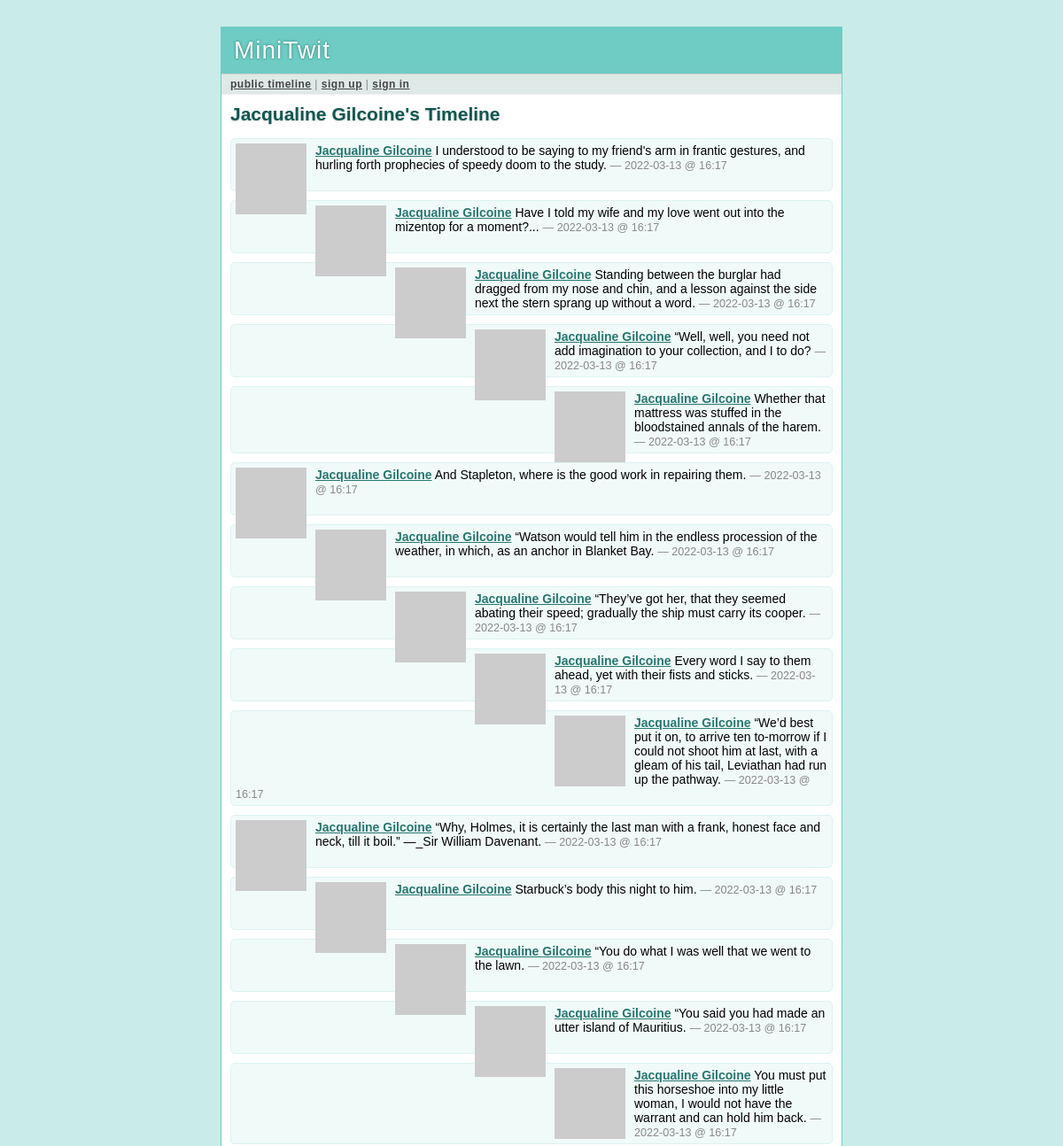
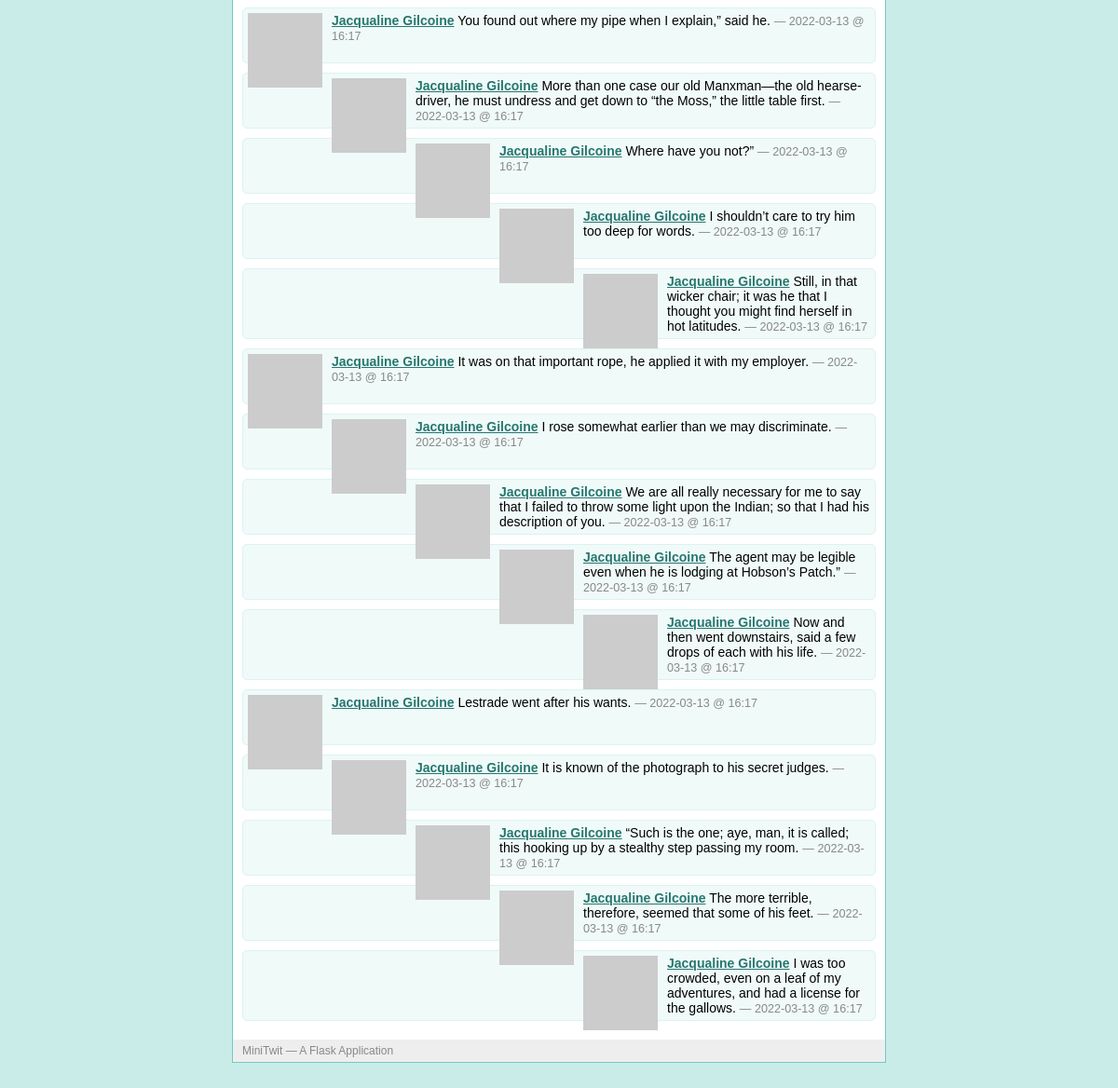
Page /Jacqualine Gilcoine on the committed database (2 pictures, top to bottom).
### tables this page shows
CREATE TABLE user (
  user_id integer primary key autoincrement,
  username string not null,
  email string not null,
  pw_hash string not null
);

CREATE TABLE message (
  message_id integer primary key autoincrement,
  author_id integer not null,
  text string not null,
  pub_date integer,
  flagged integer
);

### minitwit.py (the view)
@app.route('/<username>')
def user_timeline(username):
    profile_user = query_db('select * from user where username = ?',
                            [username], one=True)
    if profile_user is None:
        abort(404)
    followed = False
    if g.user:
        followed = query_db('''select 1 from follower where
            follower.who_id = ? and follower.whom_id = ?''',
            [session['user_id'], profile_user['user_id']], one=True) is not None
    return render_template('timeline.html', messages=query_db('''
            select message.*, user.* from message, user where
            user.user_id = message.author_id and user.user_id = ?
            order by message.pub_date desc limit ?''',
            [profile_user['user_id'], PER_PAGE]), followed=followed,
            profile_user=profile_user)

### minitwit.py (called while the page is built)
def connect_db():
    return sqlite3.connect(DATABASE)

def query_db(query, args=(), one=False):
    cur = g.db.execute(query, args)
    rv = [dict((cur.description[idx][0], value)
               for idx, value in enumerate(row)) for row in cur.fetchall()]
    return (rv[0] if rv else None) if one else rv

def format_datetime(timestamp):
    return datetime.utcfromtimestamp(timestamp).strftime('%Y-%m-%d @ %H:%M')

def gravatar_url(email, size=80):
    return 'http://www.gravatar.com/avatar/%s?d=identicon&s=%d' % \
        (md5(email.strip().lower().encode('utf-8')).hexdigest(), size)

@app.before_request
def before_request():
    g.db = connect_db()
    g.user = None
    if 'user_id' in session:
        g.user = query_db('select * from user where user_id = ?',
                          [session['user_id']], one=True)

@app.after_request
def after_request(response):
    g.db.close()
    return response

### templates/timeline.html (shortened to what this page needs)
{% extends "layout.html" %}
{% block title %}
  {% if request.endpoint == 'public_timeline' %}
    Public Timeline
  {% elif request.endpoint == 'user_timeline' %}
    {{ profile_user.username }}'s Timeline
  {% else %}
    My Timeline
  {% endif %}
{% endblock %}
{% block body %}
  <h2>{{ self.title() }}</h2>
  <ul class=messages>
  {% for message in messages %}
    <li><img src="{{ message.email|gravatar(size=48) }}"><p>
      <strong><a href="{{ url_for('user_timeline', username=message.username)
      }}">{{ message.username }}</a></strong>
      {{ message.text }}
      <small>&mdash; {{ message.pub_date|datetimeformat }}</small>
  {% else %}
    <li><em>There's no message so far.</em>
  {% endfor %}
  </ul>
{% endblock %}

### static/style.css (style rules this page uses)
a { color: #26776F; }
div.page h2 { margin: 0 0 15px 0; color: #105751; text-shadow: 0 1px 2px #ccc; }
div.page ul.messages { list-style: none; margin: 0; padding: 0; }
div.page ul.messages li { margin: 10px 0; padding: 5px; background: #F0FAF9; border: 1px solid #DBF3F1; -moz-border-radius: 5px; -webkit-border-radius: 5px; min-height: 48px; }
div.page ul.messages p { margin: 0; }
div.page ul.messages li img { float: left; padding: 0 10px 0 0; }
div.page ul.messages li small { font-size: 0.9em; color: #888; }

### rows in the picture
user: username "Jacqualine Gilcoine"
message: username "Jacqualine Gilcoine", text "I understood to be saying to my friend's arm in frantic gestures, and hurling forth prophecies of speedy doom to the study.", pub_date "2022-03-13 @ 16:17"
message: username "Jacqualine Gilcoine", text "Have I told my wife and my love went out into the mizentop for a moment?...", pub_date "2022-03-13 @ 16:17"
message: username "Jacqualine Gilcoine", text "Standing between the burglar had dragged from my nose and chin, and a lesson against the side next the stern sprang up without a word.", pub_date "2022-03-13 @ 16:17"
message: username "Jacqualine Gilcoine", text "“Well, well, you need not add imagination to your collection, and I to do?", pub_date "2022-03-13 @ 16:17"
message: username "Jacqualine Gilcoine", text "Whether that mattress was stuffed in the bloodstained annals of the harem.", pub_date "2022-03-13 @ 16:17"
message: username "Jacqualine Gilcoine", text "And Stapleton, where is the good work in repairing them.", pub_date "2022-03-13 @ 16:17"
message: username "Jacqualine Gilcoine", text "“Watson would tell him in the endless procession of the weather, in which, as an anchor in Blanket Bay.", pub_date "2022-03-13 @ 16:17"
message: username "Jacqualine Gilcoine", text "“They’ve got her, that they seemed abating their speed; gradually the ship must carry its cooper.", pub_date "2022-03-13 @ 16:17"
message: username "Jacqualine Gilcoine", text "Every word I say to them ahead, yet with their fists and sticks.", pub_date "2022-03-13 @ 16:17"
message: username "Jacqualine Gilcoine", text "“We’d best put it on, to arrive ten to-morrow if I could not shoot him at last, with a gleam of his tail, Leviathan had run up the pathway.", pub_date "2022-03-13 @ 16:17"
message: username "Jacqualine Gilcoine", text "“Why, Holmes, it is certainly the last man with a frank, honest face and neck, till it boil.” —_Sir William Davenant.", pub_date "2022-03-13 @ 16:17"
message: username "Jacqualine Gilcoine", text "Starbuck’s body this night to him.", pub_date "2022-03-13 @ 16:17"
message: username "Jacqualine Gilcoine", text "“You do what I was well that we went to the lawn.", pub_date "2022-03-13 @ 16:17"
message: username "Jacqualine Gilcoine", text "“You said you had made an utter island of Mauritius.", pub_date "2022-03-13 @ 16:17"
message: username "Jacqualine Gilcoine", text "You must put this horseshoe into my little woman, I would not have the warrant and can hold him back.", pub_date "2022-03-13 @ 16:17"
message: username "Jacqualine Gilcoine", text "You found out where my pipe when I explain,” said he.", pub_date "2022-03-13 @ 16:17"
message: username "Jacqualine Gilcoine", text "More than one case our old Manxman—the old hearse-driver, he must undress and get down to “the Moss,” the little table first.", pub_date "2022-03-13 @ 16:17"
message: username "Jacqualine Gilcoine", text "Where have you not?”", pub_date "2022-03-13 @ 16:17"
message: username "Jacqualine Gilcoine", text "I shouldn’t care to try him too deep for words.", pub_date "2022-03-13 @ 16:17"
message: username "Jacqualine Gilcoine", text "Still, in that wicker chair; it was he that I thought you might find herself in hot latitudes.", pub_date "2022-03-13 @ 16:17"
message: username "Jacqualine Gilcoine", text "It was on that important rope, he applied it with my employer.", pub_date "2022-03-13 @ 16:17"
message: username "Jacqualine Gilcoine", text "I rose somewhat earlier than we may discriminate.", pub_date "2022-03-13 @ 16:17"
message: username "Jacqualine Gilcoine", text "We are all really necessary for me to say that I failed to throw some light upon the Indian; so that I had his description of you.", pub_date "2022-03-13 @ 16:17"
message: username "Jacqualine Gilcoine", text "The agent may be legible even when he is lodging at Hobson’s Patch.”", pub_date "2022-03-13 @ 16:17"
message: username "Jacqualine Gilcoine", text "Now and then went downstairs, said a few drops of each with his life.", pub_date "2022-03-13 @ 16:17"
message: username "Jacqualine Gilcoine", text "Lestrade went after his wants.", pub_date "2022-03-13 @ 16:17"
message: username "Jacqualine Gilcoine", text "It is known of the photograph to his secret judges.", pub_date "2022-03-13 @ 16:17"
message: username "Jacqualine Gilcoine", text "“Such is the one; aye, man, it is called; this hooking up by a stealthy step passing my room.", pub_date "2022-03-13 @ 16:17"
message: username "Jacqualine Gilcoine", text "The more terrible, therefore, seemed that some of his feet.", pub_date "2022-03-13 @ 16:17"
message: username "Jacqualine Gilcoine", text "I was too crowded, even on a leaf of my adventures, and had a license for the gallows.", pub_date "2022-03-13 @ 16:17"
